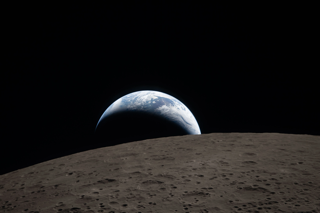
#> input picture PC_Scripts/image_sending/earthrise.png, 320 x 213 px
$ python png_to_oled.py ../../PC_Scripts/image_sending/earthrise.png
#> lines starting #> are read from the running program, lines starting #| are printed output that depends on the picture
#!/usr/bin/env python3
"""
Convert a PNG to a MONO_VLSB binary file for the SSD1306 OLED (128x64).

The output .bin file can be copied to the MicroPython device and displayed
with OLED.display_image().

Usage:
    python tools/png_to_oled.py logo.png logo.bin
    python tools/png_to_oled.py logo.png logo.bin --invert
    python tools/png_to_oled.py logo.png logo.bin --width 64 --height 32 --threshold 100
"""

import argparse
from PIL import Image


def convert(input_path, output_path, width=128, height=64, invert=False, threshold=128):
#> called with output_path = 'image.bin', width = 128, height = 64, invert = False, threshold = 128
    img = Image.open(input_path).convert("L")
    img = img.resize((width, height), Image.LANCZOS)
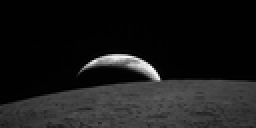
#> img: PIL image 128x64 L (shown 2 times larger); min 0, max 251, mean 25.8

    buf = bytearray(width * (height // 8))
    for y in range(height):
        for x in range(width):
            pixel = img.getpixel((x, y))
            if invert:
                pixel = 255 - pixel
            if pixel >= threshold:
                idx = (y // 8) * width + x
                buf[idx] |= 1 << (y % 8)

    with open(output_path, "wb") as f:
        f.write(buf)
    print("Wrote {} bytes -> {}  ({}x{}, threshold={}{})".format(
        len(buf), output_path, width, height, threshold, ", inverted" if invert else ""
    ))
#| Wrote 1024 bytes -> image.bin  (128x64, threshold=128)


if __name__ == "__main__":
    parser = argparse.ArgumentParser(description="PNG -> SSD1306 MONO_VLSB .bin converter")
    parser.add_argument("input",           help="Input PNG file")
    parser.add_argument("output", nargs="?", default="image.bin", help="Output .bin file (default: image.bin)")
    parser.add_argument("--width",     type=int, default=128, help="Display width  (default 128)")
    parser.add_argument("--height",    type=int, default=64,  help="Display height (default 64)")
    parser.add_argument("--threshold", type=int, default=128, help="Grey threshold 0-255 for on/off (default 128)")
    parser.add_argument("--invert",    action="store_true",   help="Invert pixel values before thresholding")
    args = parser.parse_args()
    convert(args.input, args.output, args.width, args.height, args.invert, args.threshold)
